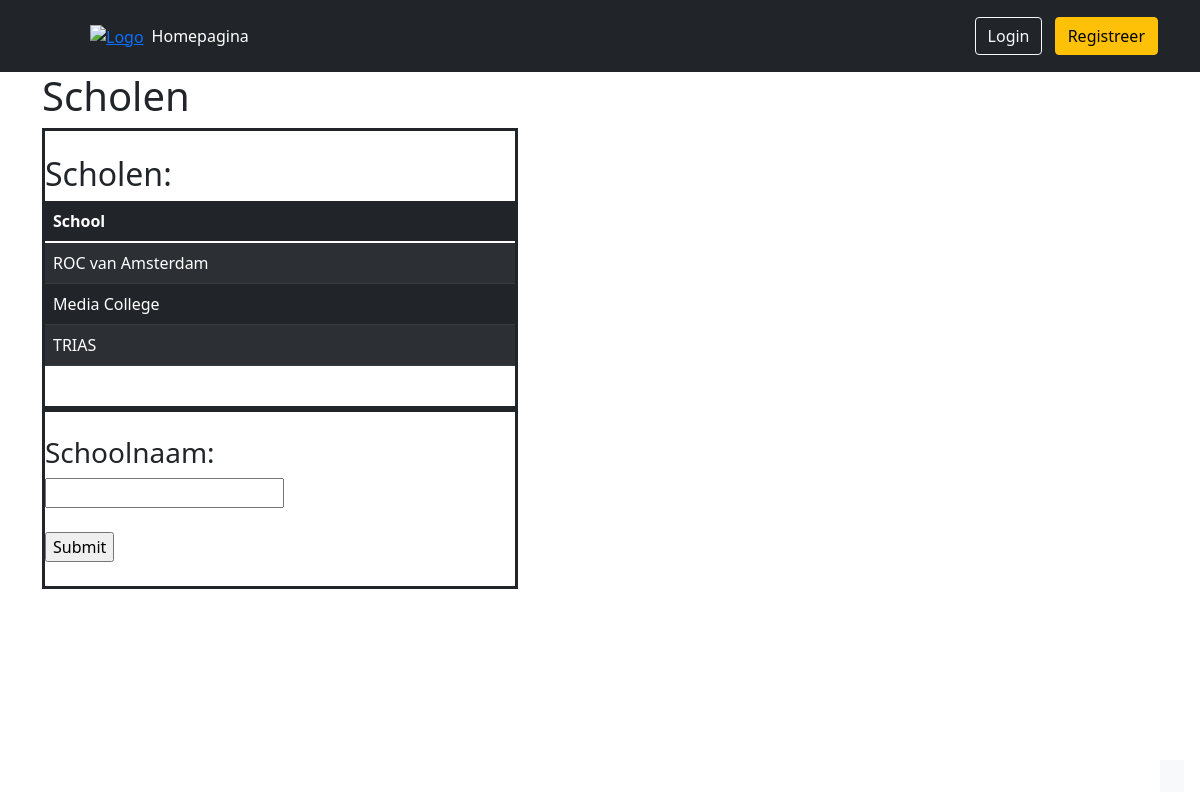
Page /school.php on the committed database.
### tables this page shows
CREATE TABLE `scholen` (
  `school_id` int(10) NOT NULL,
  `schoolnaam` varchar(50) NOT NULL
);

### schooldatabase.php (the view, shortened to what this page needs)
<?php
function postEachSchool($db) {
    $query_schools = $db->prepare("SELECT * from scholen");
    $query_schools->execute();
?>
    <table class="table table-dark table-striped">
        <thead>
            <tr>
                <th>School</th>
            </tr>
        </thead>
        <?php
        foreach ($query_schools as $school) {
        ?>
            <tr>
                <td><?php echo $school["schoolnaam"]; ?></td>
            </tr>
        <?php
        }
        ?>
    </table>
<?php
}
function postRegistrationForm($db) {
?>
    <br>
    <form method="post" action="">
        <h3>Schoolnaam:</h3>
        <input type="text" class="text-input" name="school-name">
        <br><br>
        <input type="submit" class="submit-btn" name="submit" value="Submit">
        <br><br>
    </form>
<?php
}

### rows in the picture
scholen: schoolnaam "ROC van Amsterdam"
scholen: schoolnaam "Media College"
scholen: schoolnaam "TRIAS"
